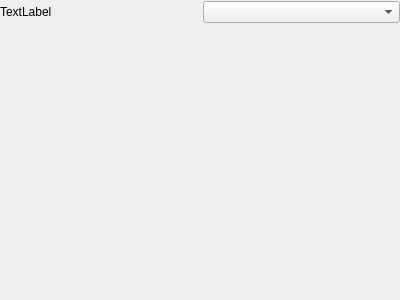
<?xml version="1.0" encoding="UTF-8"?>
<ui version="4.0">
 <class>WidgetSelector</class>
 <widget class="QWidget" name="WidgetSelector">
  <property name="geometry">
   <rect>
    <x>0</x>
    <y>0</y>
    <width>400</width>
    <height>300</height>
   </rect>
  </property>
  <property name="windowTitle">
   <string>Form</string>
  </property>
  <widget class="QWidget" name="verticalWidget" native="true">
   <property name="geometry">
    <rect>
     <x>0</x>
     <y>0</y>
     <width>400</width>
     <height>300</height>
    </rect>
   </property>
   <layout class="QVBoxLayout" name="verticalLayout">
    <property name="topMargin">
     <number>1</number>
    </property>
    <item>
     <layout class="QGridLayout" name="gridLayout">
      <property name="bottomMargin">
       <number>0</number>
      </property>
      <item row="0" column="0">
       <widget class="QLabel" name="type_lbl">
        <property name="text">
         <string>TextLabel</string>
        </property>
        <property name="alignment">
         <set>Qt::AlignLeading|Qt::AlignLeft|Qt::AlignVCenter</set>
        </property>
       </widget>
      </item>
      <item row="0" column="1">
       <widget class="QComboBox" name="types_cmb"/>
      </item>
     </layout>
    </item>
    <item>
     <spacer name="verticalSpacer">
      <property name="orientation">
       <enum>Qt::Vertical</enum>
      </property>
      <property name="sizeHint" stdset="0">
       <size>
        <width>20</width>
        <height>40</height>
       </size>
      </property>
     </spacer>
    </item>
    <item>
     <widget class="QWidget" name="defaultWidget" native="true">
      <property name="minimumSize">
       <size>
        <width>400</width>
        <height>300</height>
       </size>
      </property>
      <layout class="QVBoxLayout" name="verticalLayout_1">
       <property name="topMargin">
        <number>0</number>
       </property>
       <property name="bottomMargin">
        <number>0</number>
       </property>
      </layout>
     </widget>
    </item>
    <item>
     <spacer name="verticalSpacer_2">
      <property name="orientation">
       <enum>Qt::Vertical</enum>
      </property>
      <property name="sizeHint" stdset="0">
       <size>
        <width>20</width>
        <height>40</height>
       </size>
      </property>
     </spacer>
    </item>
   </layout>
  </widget>
 </widget>
 <resources/>
 <connections/>
</ui>
